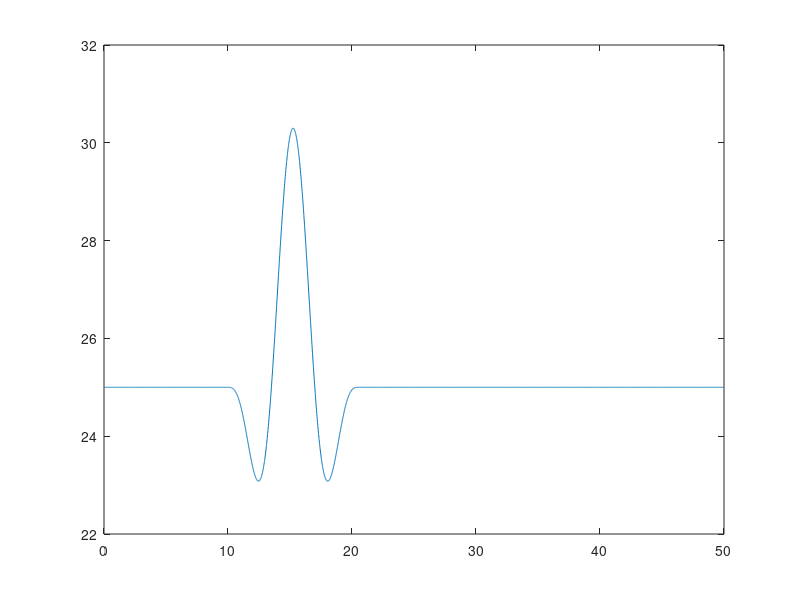

Write MATLAB code to recreate this figure.
clear all;
close all;
clc;

%%
% FileName = 'EOG_URef_12_Ascii';

%% Preprocessing
% time
T           = 50;                   % [s]   simulation length
dt          = 1/100;               	% [s]   simulation time step

% wind
V_hub       = 25;                   % [m/s] mean wind speed at hub height 
T_gust      = 10.5;                 % [s]   length of EOG
t_start     = 10;                   % [s]   time when EOG should start
V_ref       = 50;                   % [m/s] reference wind speed average over 10 min
I_ref       = 0.14;                 % [-]   expected value of the turbulence intensity at 15 m/s
D           = 240;                  % [m]   rotor diameter
alpha       = 0.0;                  % [-]   Vertical power-law wind-shear exponent
% calculation of wind signals
t           = 0:dt:T-dt;

% Longitudinal scale parameter at hub height (assuming hub height >60 m)
lambda1     = 42;

% Extreme Operational Gust (EOG) definition
sigma1      = I_ref * (0.75*V_hub + 5.6);
V_e50     	= 1.4*V_ref;
V_e1      	= 0.8*V_e50;
V_gust      = min([1.35*(V_e1-V_hub), 3.3*(sigma1/(1+0.1*D/lambda1))]);

% EOG wind speed vector
u           = zeros(1, length(t));
for iTimeStep = 1:length(t)
    if (t(iTimeStep) >= t_start) && (t(iTimeStep) <= t_start+T_gust)
        t_EOG           = t(iTimeStep) - t_start;
        u(iTimeStep)    = V_hub-0.37*V_gust*sin(3*pi*t_EOG/T_gust)*(1-cos(2*pi*t_EOG/T_gust));
    else
        u(iTimeStep)    = V_hub;
    end
end


figure()
plot(t,u)

%% Preprocessing: generate uniform wind field
fid = fopen(['EOG_ASCII_',num2str(V_hub,'%02d'),'.wnd'],'w+');

n_data = length(u);
fprintf(fid,['%f,%f,%f,%f,%f,%f,%f,%f\r\n'],[t' u' zeros(n_data,3)  ones(n_data,1)*alpha zeros(n_data,2)]');
fclose(fid);

% csv version
fid = fopen(['EOG_ASCII_',num2str(V_hub,'%02d'),'.csv'],'w+');

n_data = length(u);
fprintf(fid,['%f,%f,%f,%f,%f,%f,%f,%f\r\n'],[t' u' zeros(n_data,3)  ones(n_data,1)*alpha zeros(n_data,2)]');
fclose(fid);

% csv 2 column version
fid = fopen(['EOG_ASCII_',num2str(V_hub,'%02d'),'_2c.csv'],'w+');

n_data = length(u);
fprintf(fid,['%f,%f\r\n'],[t' u']');
fclose(fid);
